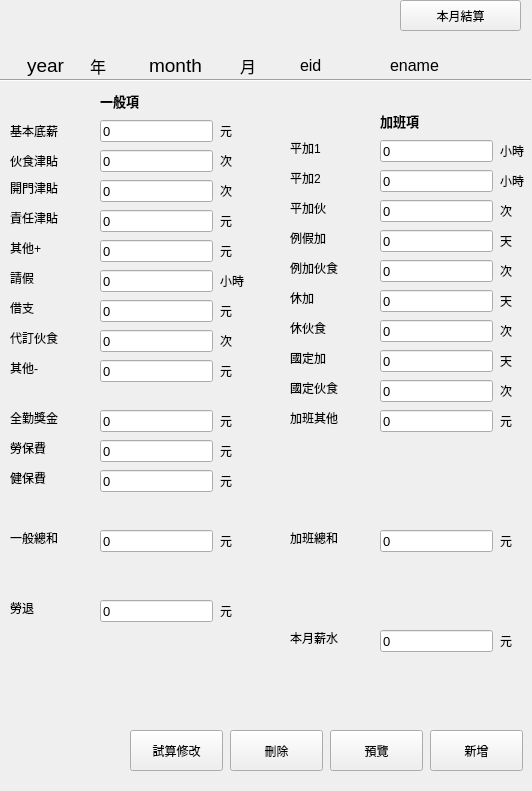
   <widget class="QWidget" name="Account" native="true">
    <property name="geometry">
     <rect>
      <x>550</x>
      <y>10</y>
      <width>532</width>
      <height>791</height>
     </rect>
    </property>
    <widget class="QLabel" name="month">
     <property name="geometry">
      <rect>
       <x>140</x>
       <y>50</y>
       <width>71</width>
       <height>31</height>
      </rect>
     </property>
     <property name="font">
      <font>
       <family>Arial</family>
       <pointsize>14</pointsize>
      </font>
     </property>
     <property name="text">
      <string>month</string>
     </property>
     <property name="alignment">
      <set>Qt::AlignCenter</set>
     </property>
    </widget>
    <widget class="QLabel" name="year">
     <property name="geometry">
      <rect>
       <x>10</x>
       <y>50</y>
       <width>71</width>
       <height>31</height>
      </rect>
     </property>
     <property name="font">
      <font>
       <family>Arial</family>
       <pointsize>14</pointsize>
      </font>
     </property>
     <property name="text">
      <string>year</string>
     </property>
     <property name="alignment">
      <set>Qt::AlignCenter</set>
     </property>
    </widget>
    <widget class="QLabel" name="label_9">
     <property name="geometry">
      <rect>
       <x>10</x>
       <y>120</y>
       <width>58</width>
       <height>21</height>
      </rect>
     </property>
     <property name="text">
      <string>基本底薪</string>
     </property>
    </widget>
    <widget class="QLabel" name="label_10">
     <property name="geometry">
      <rect>
       <x>10</x>
       <y>150</y>
       <width>61</width>
       <height>21</height>
      </rect>
     </property>
     <property name="text">
      <string>伙食津貼</string>
     </property>
    </widget>
    <widget class="QLabel" name="label_11">
     <property name="geometry">
      <rect>
       <x>10</x>
       <y>410</y>
       <width>58</width>
       <height>16</height>
      </rect>
     </property>
     <property name="text">
      <string>全勤獎金</string>
     </property>
    </widget>
    <widget class="QLabel" name="label_12">
     <property name="geometry">
      <rect>
       <x>10</x>
       <y>180</y>
       <width>58</width>
       <height>16</height>
      </rect>
     </property>
     <property name="text">
      <string>開門津貼</string>
     </property>
    </widget>
    <widget class="QLabel" name="label_13">
     <property name="geometry">
      <rect>
       <x>10</x>
       <y>240</y>
       <width>58</width>
       <height>16</height>
      </rect>
     </property>
     <property name="text">
      <string>其他+</string>
     </property>
    </widget>
    <widget class="QLabel" name="label_14">
     <property name="geometry">
      <rect>
       <x>10</x>
       <y>270</y>
       <width>58</width>
       <height>16</height>
      </rect>
     </property>
     <property name="text">
      <string>請假</string>
     </property>
    </widget>
    <widget class="QLabel" name="label_15">
     <property name="geometry">
      <rect>
       <x>10</x>
       <y>210</y>
       <width>58</width>
       <height>16</height>
      </rect>
     </property>
     <property name="text">
      <string>責任津貼</string>
     </property>
    </widget>
    <widget class="QLabel" name="label_16">
     <property name="geometry">
      <rect>
       <x>10</x>
       <y>360</y>
       <width>58</width>
       <height>16</height>
      </rect>
     </property>
     <property name="text">
      <string>其他-</string>
     </property>
    </widget>
    <widget class="QLabel" name="label_17">
     <property name="geometry">
      <rect>
       <x>10</x>
       <y>440</y>
       <width>58</width>
       <height>16</height>
      </rect>
     </property>
     <property name="text">
      <string>勞保費</string>
     </property>
    </widget>
    <widget class="QLabel" name="label_18">
     <property name="geometry">
      <rect>
       <x>10</x>
       <y>470</y>
       <width>58</width>
       <height>16</height>
      </rect>
     </property>
     <property name="text">
      <string>健保費</string>
     </property>
    </widget>
    <widget class="QLabel" name="label_19">
     <property name="geometry">
      <rect>
       <x>10</x>
       <y>300</y>
       <width>58</width>
       <height>16</height>
      </rect>
     </property>
     <property name="text">
      <string>借支</string>
     </property>
    </widget>
    <widget class="QLabel" name="label_20">
     <property name="geometry">
      <rect>
       <x>10</x>
       <y>330</y>
       <width>58</width>
       <height>16</height>
      </rect>
     </property>
     <property name="text">
      <string>代訂伙食</string>
     </property>
    </widget>
    <widget class="QLabel" name="label_21">
     <property name="geometry">
      <rect>
       <x>290</x>
       <y>320</y>
       <width>58</width>
       <height>16</height>
      </rect>
     </property>
     <property name="text">
      <string>休伙食</string>
     </property>
    </widget>
    <widget class="QLabel" name="label_22">
     <property name="geometry">
      <rect>
       <x>290</x>
       <y>350</y>
       <width>58</width>
       <height>16</height>
      </rect>
     </property>
     <property name="text">
      <string>國定加</string>
     </property>
    </widget>
    <widget class="QLabel" name="label_23">
     <property name="geometry">
      <rect>
       <x>290</x>
       <y>380</y>
       <width>58</width>
       <height>16</height>
      </rect>
     </property>
     <property name="text">
      <string>國定伙食</string>
     </property>
    </widget>
    <widget class="QLabel" name="label_24">
     <property name="geometry">
      <rect>
       <x>290</x>
       <y>410</y>
       <width>58</width>
       <height>16</height>
      </rect>
     </property>
     <property name="text">
      <string>加班其他</string>
     </property>
    </widget>
    <widget class="QLabel" name="label_26">
     <property name="geometry">
      <rect>
       <x>10</x>
       <y>600</y>
       <width>58</width>
       <height>16</height>
      </rect>
     </property>
     <property name="text">
      <string>勞退</string>
     </property>
    </widget>
    <widget class="QLabel" name="label_27">
     <property name="geometry">
      <rect>
       <x>290</x>
       <y>140</y>
       <width>58</width>
       <height>16</height>
      </rect>
     </property>
     <property name="text">
      <string>平加1</string>
     </property>
    </widget>
    <widget class="QLabel" name="label_28">
     <property name="geometry">
      <rect>
       <x>290</x>
       <y>170</y>
       <width>58</width>
       <height>16</height>
      </rect>
     </property>
     <property name="text">
      <string>平加2</string>
     </property>
    </widget>
    <widget class="QLabel" name="label_29">
     <property name="geometry">
      <rect>
       <x>290</x>
       <y>200</y>
       <width>58</width>
       <height>16</height>
      </rect>
     </property>
     <property name="text">
      <string>平加伙</string>
     </property>
    </widget>
    <widget class="QLabel" name="label_30">
     <property name="geometry">
      <rect>
       <x>290</x>
       <y>230</y>
       <width>58</width>
       <height>16</height>
      </rect>
     </property>
     <property name="text">
      <string>例假加</string>
     </property>
    </widget>
    <widget class="QLabel" name="label_31">
     <property name="geometry">
      <rect>
       <x>290</x>
       <y>260</y>
       <width>58</width>
       <height>16</height>
      </rect>
     </property>
     <property name="text">
      <string>例加伙食</string>
     </property>
    </widget>
    <widget class="QLabel" name="label_32">
     <property name="geometry">
      <rect>
       <x>290</x>
       <y>290</y>
       <width>58</width>
       <height>16</height>
      </rect>
     </property>
     <property name="text">
      <string>休加</string>
     </property>
    </widget>
    <widget class="QLineEdit" name="basicsalary">
     <property name="geometry">
      <rect>
       <x>100</x>
       <y>120</y>
       <width>113</width>
       <height>22</height>
      </rect>
     </property>
     <property name="font">
      <font>
       <family>Arial</family>
       <pointsize>10</pointsize>
       <weight>50</weight>
       <bold>false</bold>
      </font>
     </property>
     <property name="text">
      <string>0</string>
     </property>
    </widget>
    <widget class="QLineEdit" name="healthfee">
     <property name="geometry">
      <rect>
       <x>100</x>
       <y>470</y>
       <width>113</width>
       <height>22</height>
      </rect>
     </property>
     <property name="font">
      <font>
       <pointsize>10</pointsize>
      </font>
     </property>
     <property name="text">
      <string>0</string>
     </property>
    </widget>
    <widget class="QLineEdit" name="sundayovertime">
     <property name="geometry">
      <rect>
       <x>380</x>
       <y>290</y>
       <width>113</width>
       <height>22</height>
      </rect>
     </property>
     <property name="font">
      <font>
       <pointsize>10</pointsize>
      </font>
     </property>
     <property name="text">
      <string>0</string>
     </property>
    </widget>
    <widget class="QLineEdit" name="saturdayovertime_meals">
     <property name="geometry">
      <rect>
       <x>380</x>
       <y>260</y>
       <width>113</width>
       <height>22</height>
      </rect>
     </property>
     <property name="font">
      <font>
       <pointsize>10</pointsize>
      </font>
     </property>
     <property name="text">
      <string>0</string>
     </property>
    </widget>
    <widget class="QLineEdit" name="mealcall">
     <property name="geometry">
      <rect>
       <x>100</x>
       <y>330</y>
       <width>113</width>
       <height>22</height>
      </rect>
     </property>
     <property name="font">
      <font>
       <pointsize>10</pointsize>
      </font>
     </property>
     <property name="text">
      <string>0</string>
     </property>
    </widget>
    <widget class="QLineEdit" name="otherminus">
     <property name="geometry">
      <rect>
       <x>100</x>
       <y>360</y>
       <width>113</width>
       <height>22</height>
      </rect>
     </property>
     <property name="font">
      <font>
       <pointsize>10</pointsize>
      </font>
     </property>
     <property name="text">
      <string>0</string>
     </property>
    </widget>
    <widget class="QLineEdit" name="borrow">
     <property name="geometry">
      <rect>
       <x>100</x>
       <y>300</y>
       <width>113</width>
       <height>22</height>
      </rect>
     </property>
     <property name="font">
      <font>
       <pointsize>10</pointsize>
      </font>
     </property>
     <property name="text">
      <string>0</string>
     </property>
    </widget>
    <widget class="QLineEdit" name="normalfirstovertime">
     <property name="geometry">
      <rect>
       <x>380</x>
       <y>140</y>
       <width>113</width>
       <height>22</height>
      </rect>
     </property>
     <property name="font">
      <font>
       <pointsize>10</pointsize>
      </font>
     </property>
     <property name="text">
      <string>0</string>
     </property>
    </widget>
    <widget class="QLineEdit" name="saturdayovertime">
     <property name="geometry">
      <rect>
       <x>380</x>
       <y>230</y>
       <width>113</width>
       <height>22</height>
      </rect>
     </property>
     <property name="font">
      <font>
       <pointsize>10</pointsize>
      </font>
     </property>
     <property name="text">
      <string>0</string>
     </property>
    </widget>
    <widget class="QLineEdit" name="laborpension">
     <property name="geometry">
      <rect>
       <x>100</x>
       <y>600</y>
       <width>113</width>
       <height>22</height>
      </rect>
     </property>
     <property name="font">
      <font>
       <pointsize>10</pointsize>
      </font>
     </property>
     <property name="text">
      <string>0</string>
     </property>
    </widget>
    <widget class="QLineEdit" name="workerfee">
     <property name="geometry">
      <rect>
       <x>100</x>
       <y>440</y>
       <width>113</width>
       <height>22</height>
      </rect>
     </property>
     <property name="font">
      <font>
       <pointsize>10</pointsize>
      </font>
     </property>
     <property name="text">
      <string>0</string>
     </property>
    </widget>
    <widget class="QLineEdit" name="responsiblebouns">
     <property name="geometry">
      <rect>
       <x>100</x>
       <y>210</y>
       <width>113</width>
       <height>22</height>
      </rect>
     </property>
     <property name="font">
      <font>
       <family>Arial</family>
       <pointsize>10</pointsize>
      </font>
     </property>
     <property name="text">
      <string>0</string>
     </property>
    </widget>
    <widget class="QLineEdit" name="otherplus">
     <property name="geometry">
      <rect>
       <x>100</x>
       <y>240</y>
       <width>113</width>
       <height>22</height>
      </rect>
     </property>
     <property name="font">
      <font>
       <pointsize>10</pointsize>
      </font>
     </property>
     <property name="text">
      <string>0</string>
     </property>
    </widget>
    <widget class="QLineEdit" name="dayoff">
     <property name="geometry">
      <rect>
       <x>100</x>
       <y>270</y>
       <width>113</width>
       <height>22</height>
      </rect>
     </property>
     <property name="font">
      <font>
       <pointsize>10</pointsize>
      </font>
     </property>
     <property name="text">
      <string>0</string>
     </property>
    </widget>
    <widget class="QLineEdit" name="total_salary">
     <property name="geometry">
      <rect>
       <x>380</x>
       <y>630</y>
       <width>113</width>
       <height>22</height>
      </rect>
     </property>
     <property name="font">
      <font>
       <pointsize>10</pointsize>
      </font>
     </property>
     <property name="text">
      <string>0</string>
     </property>
    </widget>
    <widget class="QLineEdit" name="overtimeother">
     <property name="geometry">
      <rect>
       <x>380</x>
       <y>410</y>
       <width>113</width>
       <height>22</height>
      </rect>
     </property>
     <property name="font">
      <font>
       <pointsize>10</pointsize>
      </font>
     </property>
     <property name="text">
      <string>0</string>
     </property>
    </widget>
    <widget class="QLineEdit" name="specialovertime">
     <property name="geometry">
      <rect>
       <x>380</x>
       <y>350</y>
       <width>113</width>
       <height>22</height>
      </rect>
     </property>
     <property name="font">
      <font>
       <pointsize>10</pointsize>
      </font>
     </property>
     <property name="text">
      <string>0</string>
     </property>
    </widget>
    <widget class="QLineEdit" name="sundayfovertime_meals">
     <property name="geometry">
      <rect>
       <x>380</x>
       <y>320</y>
       <width>113</width>
       <height>22</height>
      </rect>
     </property>
     <property name="font">
      <font>
       <pointsize>10</pointsize>
      </font>
     </property>
     <property name="text">
      <string>0</string>
     </property>
    </widget>
    <widget class="QLineEdit" name="specialovertime_meals">
     <property name="geometry">
      <rect>
       <x>380</x>
       <y>380</y>
       <width>113</width>
       <height>22</height>
      </rect>
     </property>
     <property name="font">
      <font>
       <pointsize>10</pointsize>
      </font>
     </property>
     <property name="text">
      <string>0</string>
     </property>
    </widget>
    <widget class="QLineEdit" name="normalovertime_meals">
     <property name="geometry">
      <rect>
       <x>380</x>
       <y>200</y>
       <width>113</width>
       <height>22</height>
      </rect>
     </property>
     <property name="font">
      <font>
       <pointsize>10</pointsize>
      </font>
     </property>
     <property name="text">
      <string>0</string>
     </property>
    </widget>
    <widget class="QLineEdit" name="allrbouns">
     <property name="geometry">
      <rect>
       <x>100</x>
       <y>410</y>
       <width>113</width>
       <height>22</height>
      </rect>
     </property>
     <property name="font">
      <font>
       <pointsize>10</pointsize>
      </font>
     </property>
     <property name="text">
      <string>0</string>
     </property>
    </widget>
    <widget class="QLineEdit" name="normalmeals">
     <property name="geometry">
      <rect>
       <x>100</x>
       <y>150</y>
       <width>113</width>
       <height>22</height>
      </rect>
     </property>
     <property name="font">
      <font>
       <family>Arial</family>
       <pointsize>10</pointsize>
      </font>
     </property>
     <property name="text">
      <string>0</string>
     </property>
    </widget>
    <widget class="QLineEdit" name="openbouns">
     <property name="geometry">
      <rect>
       <x>100</x>
       <y>180</y>
       <width>113</width>
       <height>22</height>
      </rect>
     </property>
     <property name="font">
      <font>
       <family>Arial</family>
       <pointsize>10</pointsize>
      </font>
     </property>
     <property name="text">
      <string>0</string>
     </property>
    </widget>
    <widget class="QLineEdit" name="normalsecondovertime">
     <property name="geometry">
      <rect>
       <x>380</x>
       <y>170</y>
       <width>113</width>
       <height>22</height>
      </rect>
     </property>
     <property name="font">
      <font>
       <pointsize>10</pointsize>
      </font>
     </property>
     <property name="text">
      <string>0</string>
     </property>
    </widget>
    <widget class="QPushButton" name="pushButton_3">
     <property name="geometry">
      <rect>
       <x>130</x>
       <y>730</y>
       <width>93</width>
       <height>41</height>
      </rect>
     </property>
     <property name="text">
      <string>試算修改</string>
     </property>
    </widget>
    <widget class="QPushButton" name="pushButton_4">
     <property name="geometry">
      <rect>
       <x>230</x>
       <y>730</y>
       <width>93</width>
       <height>41</height>
      </rect>
     </property>
     <property name="text">
      <string>刪除</string>
     </property>
    </widget>
    <widget class="QPushButton" name="pushButton_5">
     <property name="geometry">
      <rect>
       <x>330</x>
       <y>730</y>
       <width>93</width>
       <height>41</height>
      </rect>
     </property>
     <property name="text">
      <string>預覽</string>
     </property>
    </widget>
    <widget class="QPushButton" name="pushButton_6">
     <property name="geometry">
      <rect>
       <x>430</x>
       <y>730</y>
       <width>93</width>
       <height>41</height>
      </rect>
     </property>
     <property name="text">
      <string>新增</string>
     </property>
    </widget>
    <widget class="QLabel" name="label_33">
     <property name="geometry">
      <rect>
       <x>290</x>
       <y>630</y>
       <width>58</width>
       <height>16</height>
      </rect>
     </property>
     <property name="text">
      <string>本月薪水</string>
     </property>
    </widget>
    <widget class="QPushButton" name="pushButton_7">
     <property name="geometry">
      <rect>
       <x>400</x>
       <y>0</y>
       <width>121</width>
       <height>31</height>
      </rect>
     </property>
     <property name="text">
      <string>本月結算</string>
     </property>
    </widget>
    <widget class="QLabel" name="ename_2">
     <property name="geometry">
      <rect>
       <x>390</x>
       <y>50</y>
       <width>91</width>
       <height>31</height>
      </rect>
     </property>
     <property name="font">
      <font>
       <family>Arial</family>
       <pointsize>12</pointsize>
      </font>
     </property>
     <property name="text">
      <string>ename</string>
     </property>
    </widget>
    <widget class="QLabel" name="eid_2">
     <property name="geometry">
      <rect>
       <x>300</x>
       <y>50</y>
       <width>91</width>
       <height>31</height>
      </rect>
     </property>
     <property name="font">
      <font>
       <family>Arial</family>
       <pointsize>12</pointsize>
      </font>
     </property>
     <property name="text">
      <string>eid</string>
     </property>
    </widget>
    <widget class="QLabel" name="label_36">
     <property name="geometry">
      <rect>
       <x>100</x>
       <y>90</y>
       <width>71</width>
       <height>21</height>
      </rect>
     </property>
     <property name="font">
      <font>
       <family>Arial</family>
       <pointsize>10</pointsize>
       <weight>75</weight>
       <bold>true</bold>
      </font>
     </property>
     <property name="text">
      <string>一般項</string>
     </property>
    </widget>
    <widget class="QLabel" name="label_37">
     <property name="geometry">
      <rect>
       <x>380</x>
       <y>110</y>
       <width>61</width>
       <height>21</height>
      </rect>
     </property>
     <property name="font">
      <font>
       <family>Arial</family>
       <pointsize>10</pointsize>
       <weight>75</weight>
       <bold>true</bold>
      </font>
     </property>
     <property name="text">
      <string>加班項</string>
     </property>
    </widget>
    <widget class="QLabel" name="label_38">
     <property name="geometry">
      <rect>
       <x>10</x>
       <y>530</y>
       <width>61</width>
       <height>16</height>
      </rect>
     </property>
     <property name="text">
      <string>一般總和</string>
     </property>
    </widget>
    <widget class="QLineEdit" name="normaltotal">
     <property name="geometry">
      <rect>
       <x>100</x>
       <y>530</y>
       <width>113</width>
       <height>22</height>
      </rect>
     </property>
     <property name="font">
      <font>
       <pointsize>10</pointsize>
      </font>
     </property>
     <property name="text">
      <string>0</string>
     </property>
    </widget>
    <widget class="QLabel" name="label_39">
     <property name="geometry">
      <rect>
       <x>290</x>
       <y>530</y>
       <width>61</width>
       <height>16</height>
      </rect>
     </property>
     <property name="text">
      <string>加班總和</string>
     </property>
    </widget>
    <widget class="QLineEdit" name="overtimetotal">
     <property name="geometry">
      <rect>
       <x>380</x>
       <y>530</y>
       <width>113</width>
       <height>22</height>
      </rect>
     </property>
     <property name="font">
      <font>
       <pointsize>10</pointsize>
      </font>
     </property>
     <property name="text">
      <string>0</string>
     </property>
    </widget>
    <widget class="QLabel" name="label_7">
     <property name="geometry">
      <rect>
       <x>220</x>
       <y>120</y>
       <width>58</width>
       <height>21</height>
      </rect>
     </property>
     <property name="text">
      <string>元</string>
     </property>
    </widget>
    <widget class="QLabel" name="label_8">
     <property name="geometry">
      <rect>
       <x>220</x>
       <y>150</y>
       <width>58</width>
       <height>21</height>
      </rect>
     </property>
     <property name="text">
      <string>次</string>
     </property>
    </widget>
    <widget class="QLabel" name="label_25">
     <property name="geometry">
      <rect>
       <x>220</x>
       <y>180</y>
       <width>58</width>
       <height>21</height>
      </rect>
     </property>
     <property name="text">
      <string>次</string>
     </property>
    </widget>
    <widget class="QLabel" name="label_34">
     <property name="geometry">
      <rect>
       <x>220</x>
       <y>210</y>
       <width>58</width>
       <height>21</height>
      </rect>
     </property>
     <property name="text">
      <string>元</string>
     </property>
    </widget>
    <widget class="QLabel" name="label_35">
     <property name="geometry">
      <rect>
       <x>220</x>
       <y>240</y>
       <width>58</width>
       <height>21</height>
      </rect>
     </property>
     <property name="text">
      <string>元</string>
     </property>
    </widget>
    <widget class="QLabel" name="label_40">
     <property name="geometry">
      <rect>
       <x>220</x>
       <y>360</y>
       <width>58</width>
       <height>21</height>
      </rect>
     </property>
     <property name="text">
      <string>元</string>
     </property>
    </widget>
    <widget class="QLabel" name="label_41">
     <property name="geometry">
      <rect>
       <x>220</x>
       <y>300</y>
       <width>58</width>
       <height>21</height>
      </rect>
     </property>
     <property name="text">
      <string>元</string>
     </property>
    </widget>
    <widget class="QLabel" name="label_42">
     <property name="geometry">
      <rect>
       <x>220</x>
       <y>410</y>
       <width>58</width>
       <height>21</height>
      </rect>
     </property>
     <property name="text">
      <string>元</string>
     </property>
    </widget>
    <widget class="QLabel" name="label_43">
     <property name="geometry">
      <rect>
       <x>220</x>
       <y>270</y>
       <width>58</width>
       <height>21</height>
      </rect>
     </property>
     <property name="text">
      <string>小時</string>
     </property>
    </widget>
    <widget class="QLabel" name="label_44">
     <property name="geometry">
      <rect>
       <x>220</x>
       <y>440</y>
       <width>58</width>
       <height>21</height>
      </rect>
     </property>
     <property name="text">
      <string>元</string>
     </property>
    </widget>
    <widget class="QLabel" name="label_45">
     <property name="geometry">
      <rect>
       <x>220</x>
       <y>330</y>
       <width>58</width>
       <height>21</height>
      </rect>
     </property>
     <property name="text">
      <string>次</string>
     </property>
    </widget>
    <widget class="QLabel" name="label_46">
     <property name="geometry">
      <rect>
       <x>220</x>
       <y>470</y>
       <width>58</width>
       <height>21</height>
      </rect>
     </property>
     <property name="text">
      <string>元</string>
     </property>
    </widget>
    <widget class="QLabel" name="label_47">
     <property name="geometry">
      <rect>
       <x>220</x>
       <y>530</y>
       <width>58</width>
       <height>21</height>
      </rect>
     </property>
     <property name="text">
      <string>元</string>
     </property>
    </widget>
    <widget class="QLabel" name="label_48">
     <property name="geometry">
      <rect>
       <x>220</x>
       <y>600</y>
       <width>58</width>
       <height>21</height>
      </rect>
     </property>
     <property name="text">
      <string>元</string>
     </property>
    </widget>
    <widget class="QLabel" name="label_51">
     <property name="geometry">
      <rect>
       <x>500</x>
       <y>140</y>
       <width>58</width>
       <height>21</height>
      </rect>
     </property>
     <property name="text">
      <string>小時</string>
     </property>
    </widget>
    <widget class="QLabel" name="label_52">
     <property name="geometry">
      <rect>
       <x>500</x>
       <y>170</y>
       <width>58</width>
       <height>21</height>
      </rect>
     </property>
     <property name="text">
      <string>小時</string>
     </property>
    </widget>
    <widget class="QLabel" name="label_53">
     <property name="geometry">
      <rect>
       <x>500</x>
       <y>200</y>
       <width>58</width>
       <height>21</height>
      </rect>
     </property>
     <property name="text">
      <string>次</string>
     </property>
    </widget>
    <widget class="QLabel" name="label_54">
     <property name="geometry">
      <rect>
       <x>500</x>
       <y>230</y>
       <width>58</width>
       <height>21</height>
      </rect>
     </property>
     <property name="text">
      <string>天</string>
     </property>
    </widget>
    <widget class="QLabel" name="label_55">
     <property name="geometry">
      <rect>
       <x>500</x>
       <y>260</y>
       <width>58</width>
       <height>21</height>
      </rect>
     </property>
     <property name="text">
      <string>次</string>
     </property>
    </widget>
    <widget class="QLabel" name="label_56">
     <property name="geometry">
      <rect>
       <x>500</x>
       <y>290</y>
       <width>58</width>
       <height>21</height>
      </rect>
     </property>
     <property name="text">
      <string>天</string>
     </property>
    </widget>
    <widget class="QLabel" name="label_57">
     <property name="geometry">
      <rect>
       <x>500</x>
       <y>320</y>
       <width>58</width>
       <height>21</height>
      </rect>
     </property>
     <property name="text">
      <string>次</string>
     </property>
    </widget>
    <widget class="QLabel" name="label_58">
     <property name="geometry">
      <rect>
       <x>500</x>
       <y>350</y>
       <width>58</width>
       <height>21</height>
      </rect>
     </property>
     <property name="text">
      <string>天</string>
     </property>
    </widget>
    <widget class="QLabel" name="label_59">
     <property name="geometry">
      <rect>
       <x>500</x>
       <y>380</y>
       <width>58</width>
       <height>21</height>
      </rect>
     </property>
     <property name="text">
      <string>次</string>
     </property>
    </widget>
    <widget class="QLabel" name="label_60">
     <property name="geometry">
      <rect>
       <x>500</x>
       <y>410</y>
       <width>58</width>
       <height>21</height>
      </rect>
     </property>
     <property name="text">
      <string>元</string>
     </property>
    </widget>
    <widget class="QLabel" name="label_63">
     <property name="geometry">
      <rect>
       <x>500</x>
       <y>530</y>
       <width>58</width>
       <height>21</height>
      </rect>
     </property>
     <property name="text">
      <string>元</string>
     </property>
    </widget>
    <widget class="QLabel" name="label_64">
     <property name="geometry">
      <rect>
       <x>500</x>
       <y>630</y>
       <width>58</width>
       <height>21</height>
      </rect>
     </property>
     <property name="text">
      <string>元</string>
     </property>
    </widget>
    <widget class="QLabel" name="label_50">
     <property name="geometry">
      <rect>
       <x>90</x>
       <y>50</y>
       <width>58</width>
       <height>31</height>
      </rect>
     </property>
     <property name="font">
      <font>
       <family>Arial</family>
       <pointsize>12</pointsize>
      </font>
     </property>
     <property name="text">
      <string>年</string>
     </property>
    </widget>
    <widget class="QLabel" name="label_61">
     <property name="geometry">
      <rect>
       <x>240</x>
       <y>50</y>
       <width>41</width>
       <height>31</height>
      </rect>
     </property>
     <property name="font">
      <font>
       <family>Arial</family>
       <pointsize>12</pointsize>
      </font>
     </property>
     <property name="text">
      <string>月</string>
     </property>
    </widget>
    <widget class="Line" name="line">
     <property name="geometry">
      <rect>
       <x>0</x>
       <y>70</y>
       <width>531</width>
       <height>20</height>
      </rect>
     </property>
     <property name="orientation">
      <enum>Qt::Horizontal</enum>
     </property>
    </widget>
   </widget>
